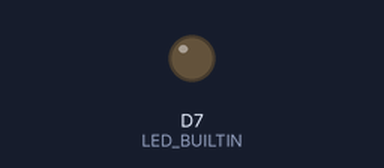
The sketch below on a simulated Particle Photon. On the bench: output pins drawn as LEDs (lit = HIGH).

Above: at 17.5 s.
At 35.5 s:
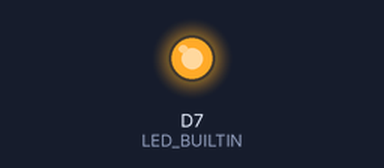
Timing chart, 0 to 46.8 s (numbered marks = the images above):
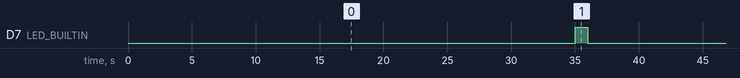

Measured:
- by itself, D7 (LED_BUILTIN): alternates HIGH for 1.0 s and LOW for 35.0 s

The sketch:

WebHook.ino
```cpp
// Imports
#include "Adafruit_DHT.h"

// Constants
const int TEMP_PIN = D2;      // Pin connected to the temp sensor
const int LED_BUILTIN = D7;   // Pin connected to the builtin LED
const int DELAY_TIME = 35000; // Time between each temp reading (millis)

// Initialise temp sensor
DHT dht(TEMP_PIN, DHT22);


/**
 * Start the temp sensor and initialise the data variable
 */
void setup() {

    // Setup LEDs
    pinMode(D7, OUTPUT);

    // Start the temp sensor
    dht.begin();
}


/**
 * Returns the temp from the sensor as a string
 *
 * @return temp as a string
 */
String read_temp() {

    // Read temp
    float temp = dht.getTempCelcius();

    // Convert to string and return
    if (isnan(temp)) {
        // Failed to read temp
        return String("E");
    } else {
        return String(temp);
    }
}


/**
 * Blinks an LED
 *
 * @param led the led to blink
 */
void blink(int led) {
    digitalWrite(led, HIGH);
    delay(1000);
    digitalWrite(led, LOW);
}


/**
 * Posts temp data to the server
 */
void post_temp(String temp) {

    // Post temp
    Particle.publish("webhooksTemp", "{\"field1\":\"" + temp + "\"}", PRIVATE);

    // Inform via LED
    blink(LED_BUILTIN);
}


/**
 * Repeatedly read temp data and post it to the server.
 */
void loop() {

    // Wait before each reading
    delay(DELAY_TIME);

    // Read temp
    String temp = read_temp();

    // Send temp to server
    post_temp(temp);
}
```
